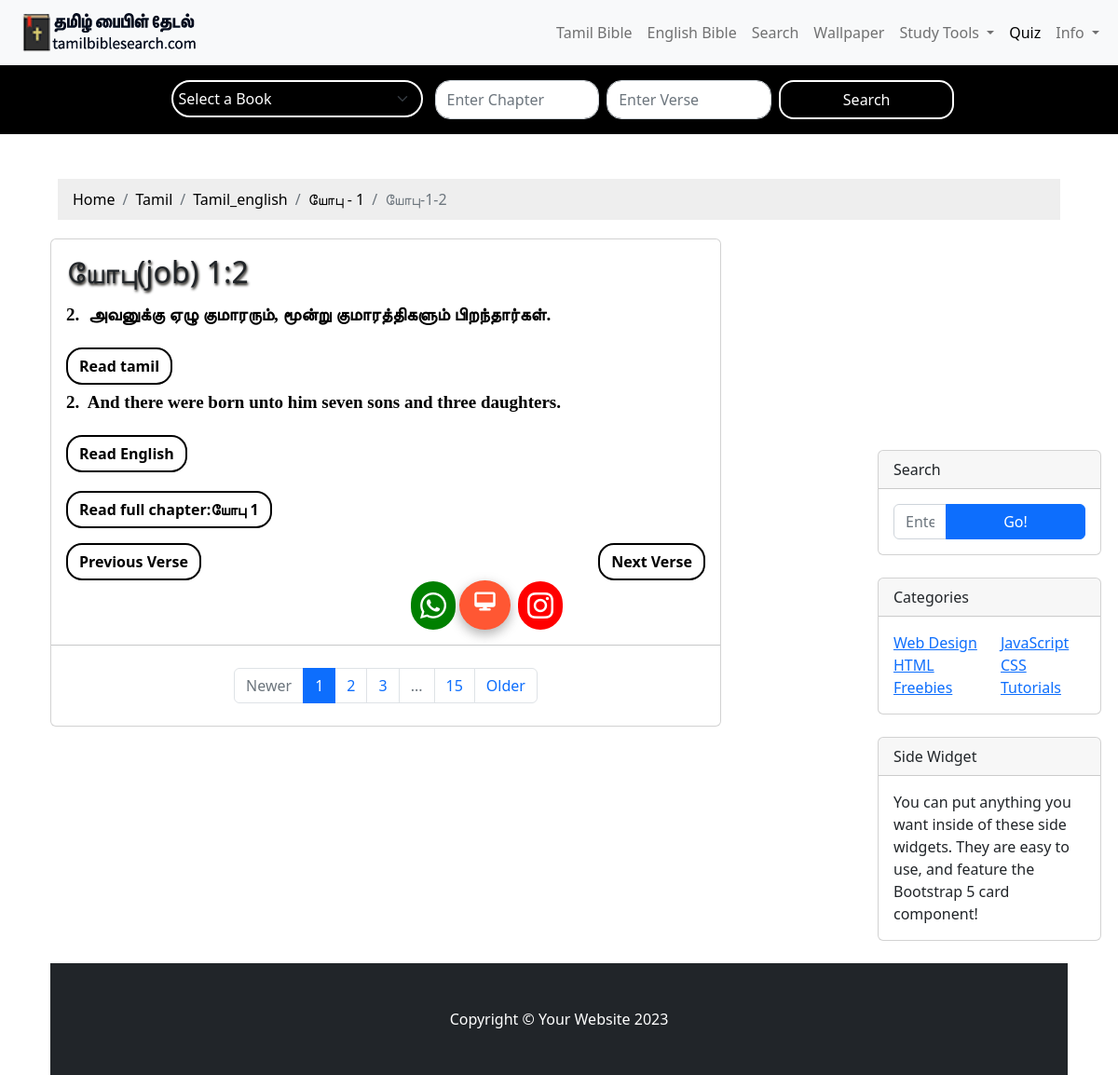
Page /tamilenglish/job/1/2 on the committed database.
### myapp/models.py (models this page shows)
class BibleDb(models.Model):
    book = models.CharField(max_length=100)
    bookname = models.CharField(max_length=100)
    tamilname = models.CharField(max_length=10)
    chapter = models.CharField(max_length=100)  # Format "1:1", "2:10", etc.
    versecount = models.CharField(max_length=100)
    verse = models.TextField()
    kjv = models.TextField()

### myapp/views.py (the view)
# urls.py: path('tamilenglish/<str:bookname>/<str:chapter>/<str:versecount>',views.verse_detail2,name='verse_detail2'),
def verse_detail2(request, bookname, chapter, versecount):
    print('test')    # Get the Tamil book name for display
    tamilbook = BibleDb.objects.filter(bookname=bookname).first()
    book = tamilbook.tamilname
    bookname = bookname
    chapter = chapter
    versecount = versecount  # Ensure versecount is treated as an integer
    current_verse = get_object_or_404(BibleDb, bookname=bookname, chapter=chapter, versecount=versecount)
    previous_verse = BibleDb.objects.filter(id__lt=current_verse.id,bookname=bookname, chapter=chapter).order_by('-id').first()
    next_verse = BibleDb.objects.filter(id__gt=current_verse.id,bookname=bookname, chapter=chapter).order_by('id').first()
    old_test = OldTestamentBook.objects.all()
    new_test = NewTestamentBook.objects.all()
    bookschapter = [i.booknametamil for i in old_test] + [j.booknametamil for j in new_test]
    verse_details = BibleDb.objects.filter(bookname=bookname, chapter=chapter, versecount=versecount)
    breadcrumbs = [
        {'name': 'Home', 'url': '/'},
        {'name': 'Tamil', 'url': '/tamil/'},
        {'name':'Tamil_english','url':f'/tamil/{bookname}/{chapter}/'},
        {'name': f'{book} -  {chapter}', 'url': f'/tamill/{bookname}/{chapter}/'},
        {'name':f'{book}-{chapter}-{versecount}','url':None },
    ]
    return render(request, 'verse_detail2.html', {
        "verse_details": verse_details,
        "bookschapter": bookschapter,
        'books': BibleDb.objects.values('tamilname').distinct(),
        "book": book,
        "bookname": bookname,
        "chapter": chapter,
        "versecount": versecount,
        "previous_verse": previous_verse,
        "next_verse": next_verse,
        "breadcrumbs": breadcrumbs
    })

### myapp/templates/verse_detail2.html (shortened to what this page needs)
{% extends 'base.html' %}
{% load static %}
{% block content %}
<!DOCTYPE html>
<html lang="en">
<head>
    <link rel="stylesheet" href="https://cdnjs.cloudflare.com/ajax/libs/font-awesome/6.7.1/css/all.min.css"
 />
    <link href="css/styles.css" rel="stylesheet" />
</head>
<body>
    <div class="container mt-4">
        <nav aria-label="breadcrumb">
         <ol class="breadcrumb" style="padding: 10px 16px;
         list-style: none;
         background-color: #eee;
         margin: 20px;">
             {% for crumb in breadcrumbs %}
                 {% if crumb.url %}
                     <li class="breadcrumb-item">
                         <a href="{{ crumb.url }}" style="text-decoration: none;color: black;">{{ crumb.name }}</a>
                     </li>
                 {% else %}
                     <li class="breadcrumb-item active" aria-current="page">{{ crumb.name }}</li>
                 {% endif %}
             {% endfor %}
         </ol>
     </nav>
    <div class="container">
        <div class="row">
            <div class="col-lg-8">
                <div class="card mb-4">
                    <div class="card-body">
                        <h2 class="card-title" style="text-shadow: 1px 2px 3px #0a0700;">{{ book }}({{bookname}}) {{ chapter }}:{{versecount}}</h2>
                        {% for verse in verse_details %}
                        <p class="card-text" style="font-size: 19px;">
                            {{ verse.versecount }}.&nbsp; {{ verse.verse }}
                        </p>
                        {% endfor %}
                        <a href="{% url 'verse_detail' bookname chapter versecount %}" class="btn btn-primary"
                            style="border-radius: 17px;
                              background-color: white;
                              color: black;
                              border: 2px solid black;
                              font-weight: 600;"> Read tamil</a>
                        <br>
                        {% for verse in verse_details %}
                        <p class="card-text" style="font-size: 19px;">
                            {{ verse.versecount }}.&nbsp; {{ verse.kjv }}
                        </p>
                        {% endfor %}
                        <a href="{% url 'verse_detail_english' bookname chapter versecount %}" class="btn btn-primary"
                            style="border-radius: 17px;
                              background-color: white;
                              color: black;
                              border: 2px solid black;
                              font-weight: 600;"> Read English</a><br>
                        <div>
                            <a href="{% url 'chapter2' bookname chapter %}" class="btn btn-primary" style="border-radius: 17px;
                            background-color: white;
                            color: black;
                            border: 2px solid black;
                            margin-top: 20px;
                            font-weight: 600;"> Read full chapter:{{ book }} {{ chapter }} </a></div>
                        <div class="d-flex justify-content-between mt-3">
                            {% if previous_verse %}
                            <a href="{% url 'verse_detail2' bookname=bookname chapter=chapter versecount=previous_verse.versecount %}"
                                class="btn btn-secondary"
                                style="border-radius: 17px; background-color: white; color: black; border: 2px solid black; font-weight: 600;">
                                Previous Verse
                            </a>
                            {% endif %}
                            {% if next_verse %}
                            <a href="{% url 'verse_detail2' bookname=bookname chapter=chapter versecount=next_verse.versecount %}"
                                class="btn btn-secondary"
                                style="border-radius: 17px; background-color: white; color: black; border: 2px solid black; font-weight: 600;">
                                Next Verse
                            </a>
                            {% endif %}
                        </div>
                        <div style="margin-left: 370px; display: flex; align-items: center;">
                            <a href="https://api.whatsapp.com/send?text=Check out {{ songname }} - Chapter {{ chapter }}: {% for verse in verse_details %}{{ verse.versecount }}. {{ verse.verse }} {% endfor %}"
                                class="whatsapp" target="_blank">
                                <i class="fab fa-whatsapp"></i>
                            </a>&nbsp;
                            <a href="{% url  'verse' bookname chapter versecount %}"
                                class="text-decoration-none" target="blank" rel="noopener noreferrer">
                                <i class="fa-solid fa-desktop"></i>
                            </a>
                            <a href="https://www.instagram.com/" class="instagram" target="_blank">
                                <i class="fab fa-instagram"></i>
                            </a>
                        </div>
                    </div>
                    <nav aria-label="Pagination">
                        <hr class="my-0" />
                        <ul class="pagination justify-content-center my-4">
                            <li class="page-item disabled"><a class="page-link" href="#" tabindex="-1"
                                    aria-disabled="true">Newer</a></li>
                            <li class="page-item active" aria-current="page"><a class="page-link" href="#!">1</a></li>
                            <li class="page-item"><a class="page-link" href="#!">2</a></li>
                            <li class="page-item"><a class="page-link" href="#!">3</a></li>
                            <li class="page-item disabled"><a class="page-link" href="#!">...</a></li>
                            <li class="page-item"><a class="page-link" href="#!">15</a></li>
                            <li class="page-item"><a class="page-link" href="#!">Older</a></li>
                        </ul>
                    </nav>
                </div>
                <div class="col-lg-4">
                    <div class="card mb-4">
                        <div class="card-header">Search</div>
                        <div class="card-body">
                            <div class="input-group">
                                <input class="form-control" type="text" placeholder="Enter search term..."
                                    aria-label="Enter search term..." aria-describedby="button-search" />
                                <button class="btn btn-primary" id="button-search" type="button">Go!</button>
                            </div>
                        </div>
                    </div>
                    <div class="card mb-4">
                        <div class="card-header">Categories</div>
                        <div class="card-body">
                            <div class="row">
                                <div class="col-sm-6">
                                    <ul class="list-unstyled mb-0">
                                        <li><a href="#!">Web Design</a></li>
                                        <li><a href="#!">HTML</a></li>
                                        <li><a href="#!">Freebies</a></li>
                                    </ul>
                                </div>
                                <div class="col-sm-6">
                                    <ul class="list-unstyled mb-0">
                                        <li><a href="#!">JavaScript</a></li>
                                        <li><a href="#!">CSS</a></li>
                                        <li><a href="#!">Tutorials</a></li>
                                    </ul>
                                </div>
                            </div>
                        </div>
                    </div>
                    <div class="card mb-4">
                        <div class="card-header">Side Widget</div>
                        <div class="card-body">You can put anything you want inside of these side widgets. They are easy
                            to use, and feature the Bootstrap 5 card component!</div>
                    </div>
                </div>
            </div>
        </div>
        <footer class="py-5 bg-dark">
            <div class="container">
                <p class="m-0 text-center text-white">Copyright &copy; Your Website 2023</p>
            </div>
        </footer>
</body>
{% endblock %}

### myapp/templates/base.html (style rules this page uses)
.form-select, .form-control { border-radius: 4px; background-color: black; border-color: white; color: white; box-shadow: none; }
@media (min-width: 769px) { select, input, button { flex: 1; min-width: 150px; } }

### rows in the picture
BibleDb: tamilname "யோபு"
BibleDb: versecount "2", verse "அவனுக்கு ஏழு குமாரரும், மூன்று குமாரத்திகளும் பிறந்தார்கள்.", kjv "And there were born unto him seven sons and three daughters."

### other values in the picture
{{ crumb.name }} "Home" "Tamil" "Tamil_english" "யோபு - 1"
{{ crumb.name }} "யோபு-1-2"
{{ bookname }} "job"
{{ chapter }} "1"
{{ versecount }} "2"
